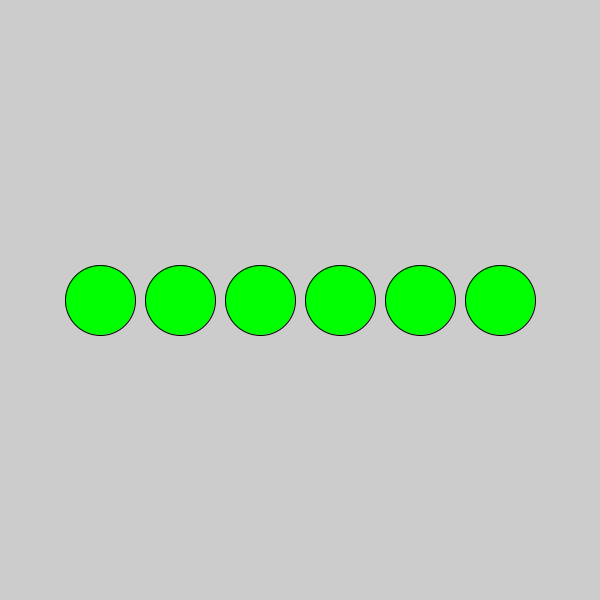
Frame 1 (no input)
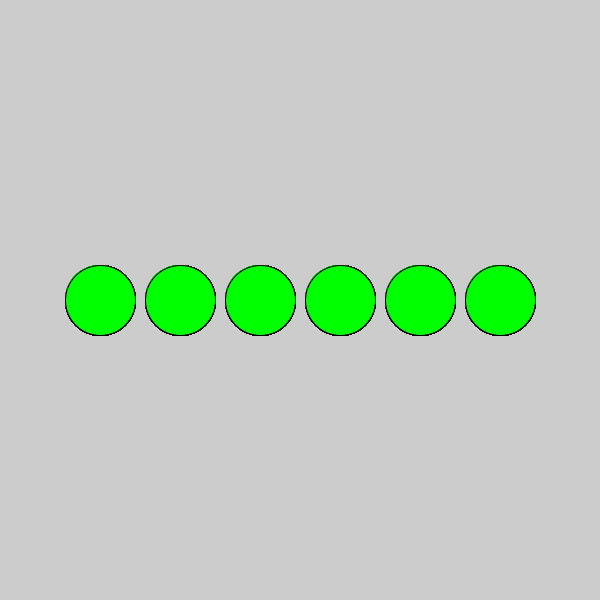
Frame 60 (the mouse pressed at the canvas centre just before this capture)
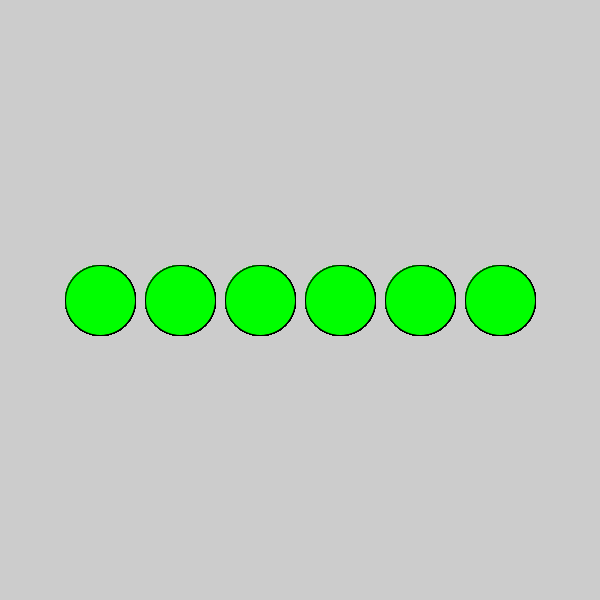
Frame 120 (the mouse held since frame 60 and released just before this capture)

The Processing sketch that drew these frames (run headless with seeded random() and noise(); from frame 60 on, the mouse is pressed at the canvas centre):

// Processing sketch: buttoncolorchangingmousepressed
// ── buttoncolorchangingmousepressed.pde
void setup(){
  size(600,600); 
}

void draw(){
  for (int i = 0; i<6; i++){
    float x = map(i, 0, 5, 100, 500); 
    
 
      fill(0,255,0); 
    
    
    if(dist(mouseX,mouseY,x,height/2)<35){
      //< > will inverse the colors, use as u wish 
      if(mousePressed){
    fill(255,0,0); }
    }
    ellipse(x, height/2, 70,70); 
    }
  }
  
  //how to make a button ellipse where it changes on mouseover 
 
  //if (dist(mouseX, mouseY, 100, 100)<100){
  //  fill(255,0,0); 
  //}else{
  //  fill(0,250,0); 
  //}
  //ellipse(100,100,200,200); 
